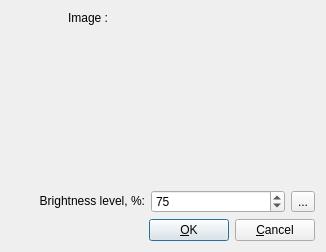
<?xml version="1.0" encoding="UTF-8"?>
<ui version="4.0">
 <class>search_image_fragment_form</class>
 <widget class="QDialog" name="search_image_fragment_form">
  <property name="geometry">
   <rect>
    <x>0</x>
    <y>0</y>
    <width>326</width>
    <height>252</height>
   </rect>
  </property>
  <property name="windowTitle">
   <string>Search by Image fragment</string>
  </property>
  <layout class="QGridLayout" name="gridLayout">
   <item row="0" column="0">
    <layout class="QGridLayout" name="gridImageLay">
     <item row="0" column="0">
      <widget class="QLabel" name="lRImageS">
       <property name="text">
        <string>&lt;html&gt;&lt;head/&gt;&lt;body&gt;&lt;p&gt;Image :&lt;/p&gt;&lt;/body&gt;&lt;/html&gt;</string>
       </property>
       <property name="alignment">
        <set>Qt::AlignRight|Qt::AlignTrailing|Qt::AlignVCenter</set>
       </property>
      </widget>
     </item>
     <item row="0" column="1" rowspan="2">
      <widget class="QWidget" name="wImageSource" native="true"/>
     </item>
     <item row="0" column="2" rowspan="2">
      <widget class="QWidget" name="wImageFiltered" native="true"/>
     </item>
     <item row="1" column="0">
      <spacer name="verticalSpacer">
       <property name="orientation">
        <enum>Qt::Vertical</enum>
       </property>
       <property name="sizeHint" stdset="0">
        <size>
         <width>20</width>
         <height>40</height>
        </size>
       </property>
      </spacer>
     </item>
    </layout>
   </item>
   <item row="1" column="0">
    <layout class="QHBoxLayout" name="horizontalLayout">
     <item>
      <widget class="QLabel" name="lBrightLevel">
       <property name="text">
        <string>&lt;html&gt;&lt;head/&gt;&lt;body&gt;&lt;p&gt;Brightness level, %:&lt;/p&gt;&lt;/body&gt;&lt;/html&gt;</string>
       </property>
       <property name="alignment">
        <set>Qt::AlignRight|Qt::AlignTrailing|Qt::AlignVCenter</set>
       </property>
      </widget>
     </item>
     <item>
      <widget class="QSpinBox" name="spBrightess">
       <property name="maximum">
        <number>100</number>
       </property>
       <property name="value">
        <number>75</number>
       </property>
      </widget>
     </item>
     <item>
      <widget class="QToolButton" name="tbFilt">
       <property name="text">
        <string>...</string>
       </property>
      </widget>
     </item>
    </layout>
   </item>
   <item row="2" column="0">
    <layout class="QHBoxLayout" name="hButtonsLay">
     <item>
      <spacer name="horizontalSpacer">
       <property name="orientation">
        <enum>Qt::Horizontal</enum>
       </property>
       <property name="sizeHint" stdset="0">
        <size>
         <width>40</width>
         <height>20</height>
        </size>
       </property>
      </spacer>
     </item>
     <item>
      <widget class="QPushButton" name="pbOk">
       <property name="text">
        <string>&amp;OK</string>
       </property>
      </widget>
     </item>
     <item>
      <widget class="QPushButton" name="pbCancel">
       <property name="text">
        <string>&amp;Cancel</string>
       </property>
      </widget>
     </item>
    </layout>
   </item>
  </layout>
 </widget>
 <resources/>
 <connections/>
</ui>
